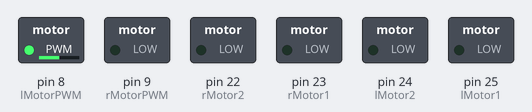
The sketch below on a simulated Arduino Mega 2560, built with avr-gcc and run on an emulated ATmega2560. On the bench: switched loads named in the sketch (green lamp = pin HIGH).

Above: at 0.1 s.
Timing chart, 0 to 1.6 s (numbered marks = the images above):
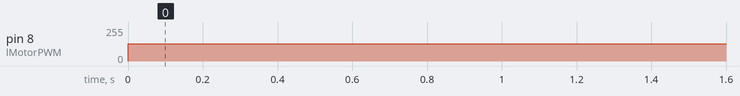

The sketch:

test_motor.ino
```cpp
#define lMotor1 25
#define lMotor2 24
#define lMotorPWM 8

#define rMotor1 23
#define rMotor2 22
#define rMotorPWM 9
 int pwm = 70;
 int change = 5;
void setup() {
  // put your setup code here, to run once:
  pinMode(rMotor1, OUTPUT);
  pinMode(rMotor2, OUTPUT);
  pinMode(rMotorPWM, OUTPUT);

  pinMode(lMotor1, OUTPUT);
  pinMode(lMotor2, OUTPUT);
  pinMode(lMotorPWM, OUTPUT);

}

void loop() {
  // put your main code here, to run repeatedly:
//  if(pwm < 70 || pwm > 240){
//    change = -change;
//  }
//  pwm += change;
  digitalWrite(lMotor1, LOW);
  digitalWrite(lMotor2, LOW);
  digitalWrite(rMotor1, LOW);
  digitalWrite(rMotor2, LOW);
  analogWrite(lMotorPWM, 128);
  analogWrite(rMotorPWM, 0);
  delay(1000);

}
```

Measured:
- by itself, pin 8 (lMotorPWM): 0/255 → 128/255 at 0.00 s
